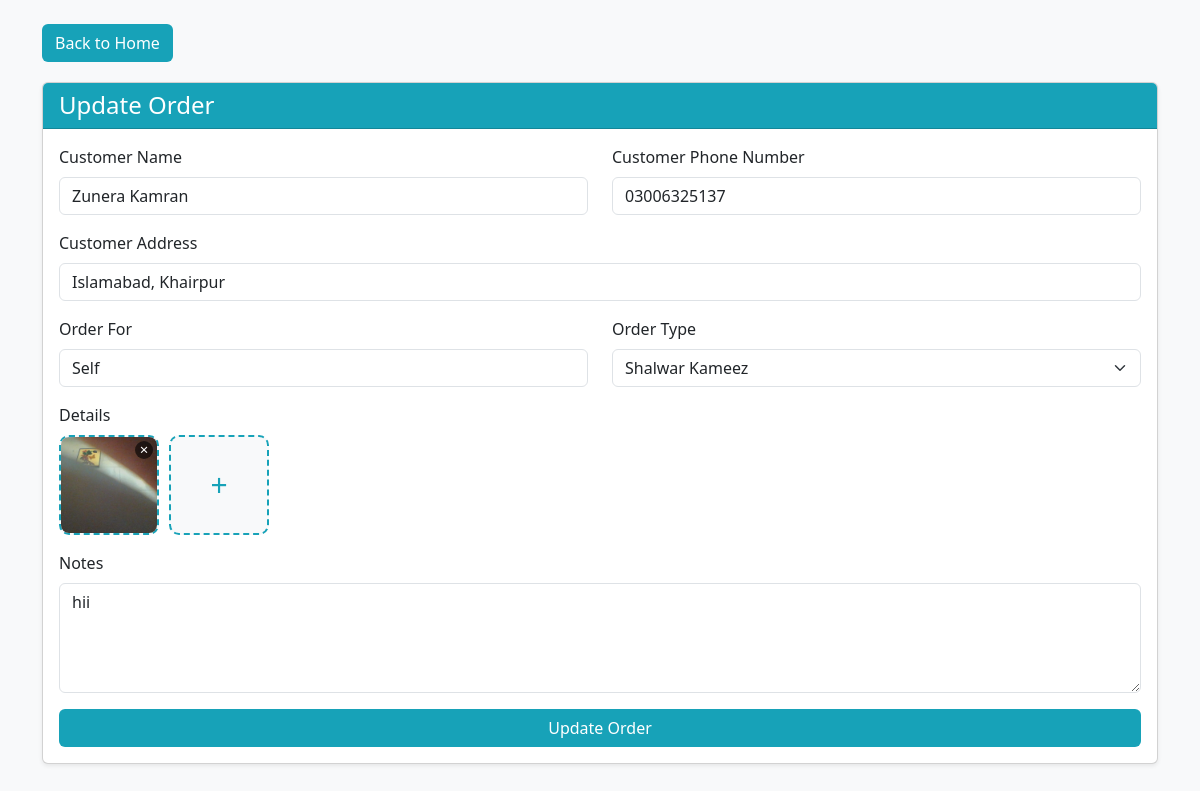
Page /update_order/51 on the committed database.
### app.py (models this page shows, shortened)
class Order(db.Model):
    id = db.Column(db.Integer, primary_key=True)
    date = db.Column(db.DateTime, default=datetime.utcnow)
    name = db.Column(db.String(50), nullable=False)
    phone = db.Column(db.String(20), nullable=False)
    address = db.Column(db.String(100), nullable=False)
    order_for = db.Column(db.String(50), nullable=False)
    order_type = db.Column(db.String(50), nullable=False)
    details = db.Column(db.Text)
    notes = db.Column(db.String(200))

### app.py (the view, shortened to what this page needs)
@app.route('/update_order/<int:order_id>', methods=['GET', 'POST'])
def update_order(order_id):
    order = Order.query.get_or_404(order_id)
    images = json.loads(order.details) if order.details else []
    images_sorted = sorted(
        images,
        key=lambda x: datetime.fromisoformat(x['uploaded_at']),
        reverse=True
    )
    for img in images_sorted:
        img['uploaded_at_formatted'] = datetime.fromisoformat(
            img['uploaded_at']
        ).strftime('%d-%m-%Y')
    return render_template(
        'update_order.html',
        order=order,
        images=images_sorted
    )

### templates/update_order.html (shortened to what this page needs)
<!DOCTYPE html>
<html lang="en">
<head>
    <link href="https://cdn.jsdelivr.net/npm/bootstrap@5.3.8/dist/css/bootstrap.min.css" rel="stylesheet">
    <link rel="stylesheet" href="{{ url_for('static', filename='css/style.css') }}">
</head>
<body class="bg-light">
    <div class="container mt-4 mb-5">
        <div class="d-flex justify-content-between align-items-center home-top-bar">
            <a href="{{ url_for('home') }}" class="btn add-order-btn" id="back-home-btn">Back to Home</a>
        </div>
        <div class="card shadow-sm">
            <div class="card-header add-order-header">
                <h4 class="mb-0">Update Order</h4>
            </div>
            <div class="card-body">
                <form action="{{ url_for('update_order', order_id=order.id) }}" method="POST" enctype="multipart/form-data" id="update-order-form" data-id="{{order.id}}">
                    <div class="row">
                        <div class="col-md-6 mb-3">
                            <label class="form-label">Customer Name</label>
                            <input type="text" name="name" class="form-control" placeholder="Enter Customer Name" value="{{ order.name }}" required>
                        </div>
                        <div class="col-md-6 mb-3">
                            <label class="form-label">Customer Phone Number</label>
                            <input type="text" name="phone" class="form-control" placeholder="Enter Customer Phone Number" value="{{ order.phone }}" required>
                        </div>
                    </div>
                    <div class="mb-3">
                        <label class="form-label">Customer Address</label>
                        <input type="text" name="address" class="form-control" placeholder="Enter Customer Address" value="{{ order.address }}" required>
                    </div>
                    <div class="row">
                        <div class="col-md-6 mb-3">
                            <label class="form-label">Order For</label>
                            <input type="text" name="order_for" class="form-control" value="{{ order.order_for }}" required>
                        </div>
                        <div class="col-md-6 mb-3">
                            <label class="form-label">Order Type</label>
                            <select name="order_type" class="form-select" required>
                                {% for type in [
                                    'Shalwar Kameez',
                                    'Pant Coat',
                                    'Shirt',
                                    'Pant',
                                    'Waistcoat',
                                    'Shairwani'
                                ] %}
                                    <option
                                        value="{{ type }}"
                                        {% if order.order_type == type %}selected{% endif %}
                                    >
                                        {{ type }}
                                    </option>
                                {% endfor %}
                            </select>
                        </div>
                    </div>
                    <div class="mb-3">
                        <label class="form-label">Details</label>
                        <div id="image-container-{{order.id}}" class="image-container" data-images='{{images|tojson}}' data-mode="multiple" data-id="{{order.id}}">
                            {% if images %} {% for image in images %}
                            <div class="image-preview-box-update" id="image-preview-box-update" style="position: relative;" data-images='{{images|tojson}}'>
                                <span class="delete-img-btn">&times;</span>
                                <img src="{{ url_for('static', filename='uploads/' + image.path) }}" alt="Captured Image">
                            </div>
                            {% endfor %} {% endif %}
                            <label class="add-image-box" id="add-btn-{{order.id}}">
                                <span class="plus-icon">+</span>
                            </label>
                        </div>
                    </div>
                    <div class="mb-3">
                        <label class="form-label">Notes</label>
                        <textarea name="notes" class="form-control" rows="4" placeholder="Enter additional information">{{ order.notes }}</textarea>
                    </div>
                    <button type="submit" class="btn w-100 add-order-btn">
                        Update Order
                    </button>
                </form>
            </div>
        </div>
    </div>
</body>
</html>

### static/css/style.css (style rules this page uses)
:root { --theme-color: #17a2b8; --theme-gradient: linear-gradient(135deg, #17a2b8, #138496); }
body { background-color: #f8f9fa; }
.home-top-bar { margin-bottom: 20px; }
.add-order-header { background-color: var(--theme-color) !important; color: white; }
.add-order-btn { background-color: var(--theme-color) !important; color: white; }
.image-container, .image-container-box { display: flex; flex-wrap: wrap; gap: 10px; }
.add-image-box, .image-preview-box, .image-preview-box-update { width: 100px; height: 100px; border: 2px dashed #17a2b8; border-radius: 10px; display: flex; justify-content: center; align-items: center; cursor: pointer; overflow: hidden; background: #f8f9fa; position: relative; }
.plus-icon { font-size: 30px; color: #17a2b8; }
.image-preview-box img, .image-preview-box-update img { width: 100%; height: 100%; object-fit: cover; display: block; }
.delete-img-btn { position: absolute; top: 4px; right: 4px; background: rgba(0, 0, 0, 0.6); color: white; width: 18px; height: 18px; border-radius: 50%; font-size: 15px; line-height: 16px; text-align: center; cursor: pointer; z-index: 10; }

### rows in the picture
Order: name "Zunera Kamran", phone "03006325137", address "Islamabad, Khairpur", order_for "Self", order_type "Shalwar Kameez", notes "hii"
